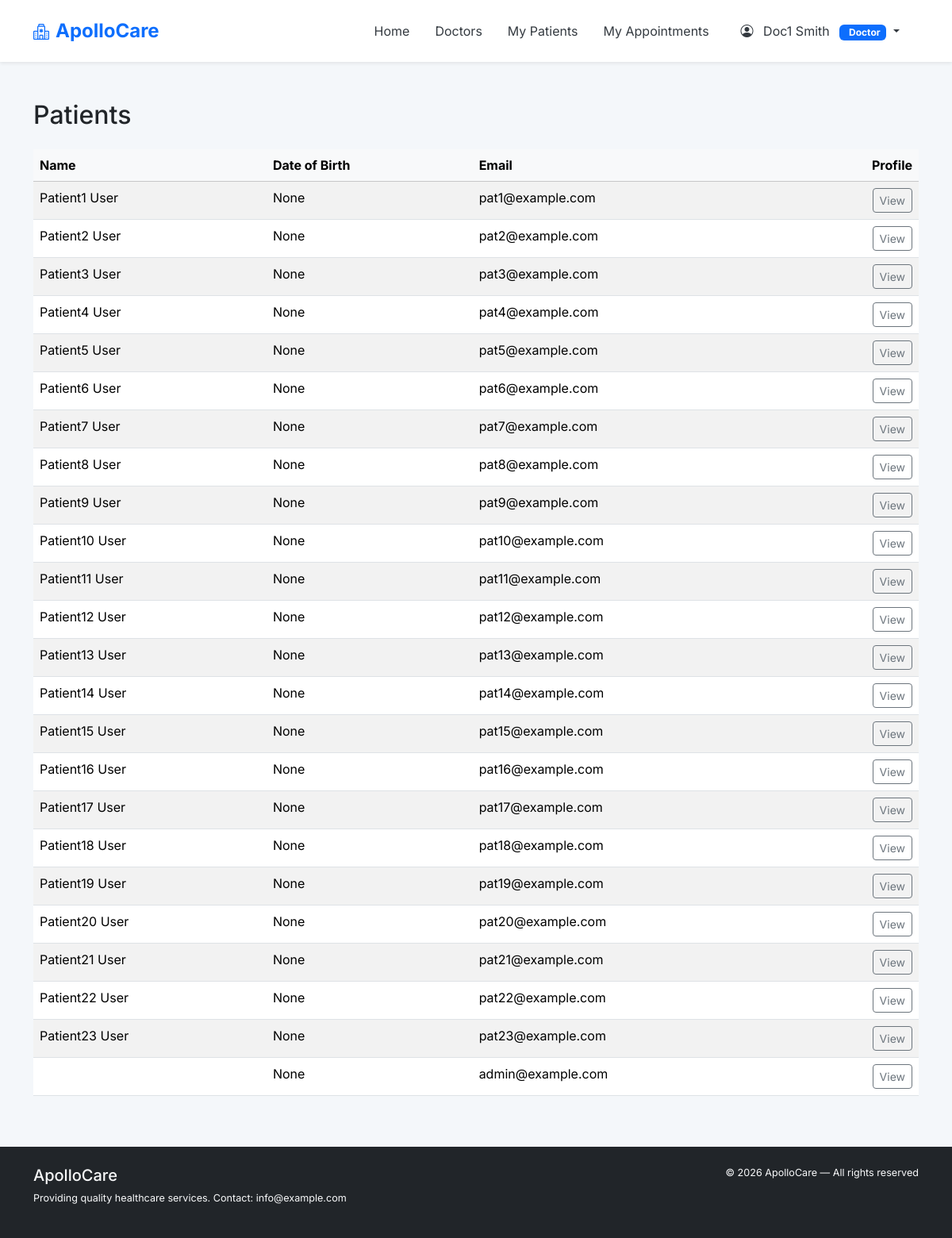
Page /patients/ (signed in) on the committed database.
### hospital/models.py (models this page shows, shortened)
class User(AbstractUser):
    ROLE_CHOICES = (("admin", "Admin"), ("doctor", "Doctor"), ("patient", "Patient"))
    role = models.CharField(max_length=20, choices=ROLE_CHOICES, default='patient')

class Patient(models.Model):
    user = models.OneToOneField('User', on_delete=models.CASCADE, related_name='patient_profile')
    date_of_birth = models.DateField(null=True, blank=True)

### apps/patients/views.py (the view)
# urls.py: path('patients/', views.patients_list, name='patients_list'),
@login_required
def patients_list(request):
    patients = Patient.objects.select_related('user').all()
    return render(request, 'patients_list.html', {'patients': patients})

### templates/patients_list.html (shortened to what this page needs)
{% extends "base.html" %}
{% block content %}
<div class="d-flex justify-content-between align-items-center mb-4">
  <h2 class="mb-0">Patients</h2>
</div>
{% if patients %}
<table class="table table-striped">
  <thead class="table-light">
    <tr>
      <th>Name</th>
      <th>Date of Birth</th>
      <th>Email</th>
      <th class="text-end">Profile</th>
    </tr>
  </thead>
  <tbody>
    {% for p in patients %}
      <tr>
        <td>{{ p.user.get_full_name }}</td>
        <td>{{ p.date_of_birth }}</td>
        <td>{{ p.user.email }}</td>
        <td class="text-end"><a href="/patients/{{ p.id }}/" class="btn btn-sm btn-outline-secondary">View</a></td>
      </tr>
    {% endfor %}
  </tbody>
</table>
{% else %}
<div class="alert alert-info">No patients registered.</div>
{% endif %}
{% endblock %}

### templates/base.html (shortened to what this page needs)
<!doctype html>
<html lang="en">
  <head>
    <link href="https://cdn.jsdelivr.net/npm/bootstrap@5.3.2/dist/css/bootstrap.min.css" rel="stylesheet">
    <link rel="stylesheet" href="https://cdn.jsdelivr.net/npm/bootstrap-icons@1.10.5/font/bootstrap-icons.css">
    <link rel="stylesheet" href="/static/css/main.css">
  </head>
  <body class="d-flex flex-column min-vh-100">
    <header>
      <nav class="navbar navbar-expand-lg navbar-light bg-white shadow-sm sticky-top">
        <div class="container">
          <a class="navbar-brand fw-bold text-primary" href="/">
            <i class="bi bi-hospital fs-5 me-2"></i>ApolloCare
          </a>
          <div class="collapse navbar-collapse" id="mainNav">
            <ul class="navbar-nav ms-auto mb-2 mb-lg-0 align-items-lg-center">
              <li class="nav-item"><a class="nav-link" href="/">Home</a></li>
              <li class="nav-item"><a class="nav-link" href="/doctors/">Doctors</a></li>
              {% if user.is_authenticated %}
                {% if user.role == 'admin' %}
                  <li class="nav-item"><a class="nav-link" href="/patients/">Patients</a></li>
                  {% if not user.is_authenticated or user.role != 'admin' %}
                <li class="nav-item"><a class="nav-link" href="/appointments/">Appointments</a></li>
                {% endif %}
                {% elif user.role == 'doctor' %}
                  <li class="nav-item"><a class="nav-link" href="/patients/">My Patients</a></li>
                  <li class="nav-item"><a class="nav-link" href="/appointments/">My Appointments</a></li>
                {% else %}
                  <li class="nav-item"><a class="nav-link" href="/appointments/create/">
                    <i class="bi bi-calendar-plus me-1"></i>Book Appointment
                  </a></li>
                  <li class="nav-item"><a class="nav-link" href="/appointments/">My Appointments</a></li>
                {% endif %}
                <li class="nav-item ms-2">
                  <div class="nav-link dropdown-toggle" role="button" data-bs-toggle="dropdown" aria-expanded="false">
                    <i class="bi bi-person-circle me-2"></i>
                    {{ user.get_full_name|default:user.username }}
                    <span class="badge bg-primary ms-2">
                      {% if user.role == 'admin' %}
                        <i class="bi bi-shield-lock me-1"></i>Admin
                      {% elif user.role == 'doctor' %}
                        Doctor
                      {% else %}
                        <i class="bi bi-heart me-1"></i>Patient
                      {% endif %}
                    </span>
                  </div>
                </li>
              {% endif %}
            </ul>
          </div>
        </div>
      </nav>
    </header>
    <main class="flex-grow-1">
      <div class="container py-5">
        {% block content %}{% endblock %}
      </div>
    </main>
    <footer class="bg-dark text-light mt-auto">
      <div class="container py-4">
        <div class="row">
          <div class="col-md-6">
            <h5>ApolloCare</h5>
            <p class="small">Providing quality healthcare services. Contact: info@example.com</p>
          </div>
          <div class="col-md-6 text-md-end small">
            © {% now "Y" %} ApolloCare — All rights reserved
          </div>
        </div>
      </div>
    </footer>
  </body>
</html>

### static/css/main.css (style rules this page uses)
:root { --brand:#0d6efd;--muted:#6c757d;--card:#ffffff;--dark:#212529;--light:#f4f7fa }
body { font-family:Inter,Arial,sans-serif;background:var(--light);color:var(--dark);margin:0 }
.navbar-brand { font-family:Inter,Arial,sans-serif;font-size:1.5rem;color:var(--brand) }
.navbar { padding:1rem;box-shadow:0 2px 4px rgba(0,0,0,0.05) }
.navbar-nav .nav-link { color:#343a40;margin-right:1rem }
footer { font-size:.9rem;background:var(--brand);color:#fff }
.container { max-width:1140px }

### rows in the picture
User: get_full_name "Doc1 Smith"
Patient: user.get_full_name "Patient1 User", date_of_birth "None", user.email "pat1@example.com"
Patient: user.get_full_name "Patient2 User", date_of_birth "None", user.email "pat2@example.com"
Patient: user.get_full_name "Patient3 User", date_of_birth "None", user.email "pat3@example.com"
Patient: user.get_full_name "Patient4 User", date_of_birth "None", user.email "pat4@example.com"
Patient: user.get_full_name "Patient5 User", date_of_birth "None", user.email "pat5@example.com"
Patient: user.get_full_name "Patient6 User", date_of_birth "None", user.email "pat6@example.com"
Patient: user.get_full_name "Patient7 User", date_of_birth "None", user.email "pat7@example.com"
Patient: user.get_full_name "Patient8 User", date_of_birth "None", user.email "pat8@example.com"
Patient: user.get_full_name "Patient9 User", date_of_birth "None", user.email "pat9@example.com"
Patient: user.get_full_name "Patient10 User", date_of_birth "None", user.email "pat10@example.com"
Patient: user.get_full_name "Patient11 User", date_of_birth "None", user.email "pat11@example.com"
Patient: user.get_full_name "Patient12 User", date_of_birth "None", user.email "pat12@example.com"
Patient: user.get_full_name "Patient13 User", date_of_birth "None", user.email "pat13@example.com"
Patient: user.get_full_name "Patient14 User", date_of_birth "None", user.email "pat14@example.com"
Patient: user.get_full_name "Patient15 User", date_of_birth "None", user.email "pat15@example.com"
Patient: user.get_full_name "Patient16 User", date_of_birth "None", user.email "pat16@example.com"
Patient: user.get_full_name "Patient17 User", date_of_birth "None", user.email "pat17@example.com"
Patient: user.get_full_name "Patient18 User", date_of_birth "None", user.email "pat18@example.com"
Patient: user.get_full_name "Patient19 User", date_of_birth "None", user.email "pat19@example.com"
Patient: user.get_full_name "Patient20 User", date_of_birth "None", user.email "pat20@example.com"
Patient: user.get_full_name "Patient21 User", date_of_birth "None", user.email "pat21@example.com"
Patient: user.get_full_name "Patient22 User", date_of_birth "None", user.email "pat22@example.com"
Patient: user.get_full_name "Patient23 User", date_of_birth "None", user.email "pat23@example.com"
Patient: date_of_birth "None", user.email "admin@example.com"
